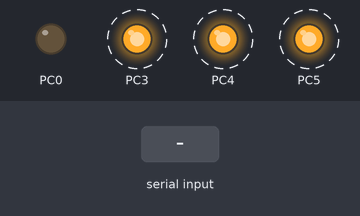
Recording of a program running on a simulated ATmega8, built with avr-gcc and emulated at 1 MHz. Shown: output pins drawn as LEDs (lit = HIGH). Dashed ring = blinking. Inputs (shaded band) come from the test bench. What the program prints to the serial monitor is not drawn.

Above: at 1.25 s.
1.3 s: "1" received over Serial
Timing chart, 0 to 10.3 s (numbered marks = the images above; inputs shaded):
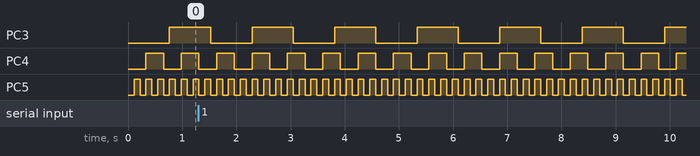

The program:

main.c
```c
// (licence header left out)
/*
 * File:   main.c
 * Author: sa100
 *
 * Created on May 14, 2018, 11:23 AM
 */

#include "messages_disp.h"      /* RTOS: dispatcher */
#include "main.h"


//------------------------------------------------------------------------------

/**
 * MSG_DEFAULT_TASK Handler
 */
uint8_t defaultTask(msg_par par) {

    return 1;
}

/**
 * MSG_LED1_CONTROL Handler
 */
uint8_t led1_ControlTask(msg_par par) {
    PORTC ^= 0x20;

    return 1;
}

/**
 * MSG_LED2_CONTROL Handler
 */
uint8_t led2_ControlTask(msg_par par) {
    PORTC ^= 0x10;

    return 1;
}

/**
 * MSG_LED3_CONTROL Handler
 */
uint8_t led3_ControlTask(msg_par par) {
    PORTC ^= 0x08;

    return 1;
}

int main(void) {
    /* GPIO: init */
    //DDRB |= 0xFF;

    PORTC &= ~(0x39);
    DDRC |= 0x39;

    /** Watchdog Timer Control Register – WDTCR
     * 2486AA–AVR–02/2013 ATmega8/L datasheet pp. 43-45
     */
    wdt_reset();
    WDTCR = _BV(WDCE) | _BV(WDE);
    WDTCR |= _BV(WDP0); //32K oscillator cycles

    if (MCUCSR & _BV(WDRF) /*WDRF: Watchdog Reset Flag*/) {
        MCUCSR &= ~(_BV(WDRF)); //FIXME!: reset flag?
        PORTC |= 0x01; //error led
    }

    /* USART: init */
    UBRRH = HI(UBRR); //set baud rate
    UBRRL = LO(UBRR);


    UCSRB |= _BV(RXEN) | _BV(TXEN) | _BV(RXCIE); //enable rx, tx and rx complete interrupt
    UCSRC = _BV(URSEL) | _BV(UCSZ1) | _BV(UCSZ0); //8bits data, parity none, 1bit stop


    /* RTOS: init */
    initMessages();

    /* first task */
    setHandler(MSG_LED1_CONTROL, &led1_ControlTask);
    setTimer(MSG_LED1_CONTROL, 0, 100/*ms*/);

    /* second task */
    setHandler(MSG_LED2_CONTROL, &led2_ControlTask);
    setTimer(MSG_LED2_CONTROL, 0, 300/*ms*/);

    /* third task */
    setHandler(MSG_LED3_CONTROL, &led3_ControlTask);
    setTimer(MSG_LED3_CONTROL, 0, 700/*ms*/);

    /* enable interrupts */
    sei();

    /* static led */
    //PORTC |= 0x08;


    for (;;) {
        dispatchMessage();
        wdt_reset();

        /** TODO:
         * - UART
         * - EEPROM
         * - bootloader (UART)
         * - ...
         */
    }
}

/**
 * RXCIE: USART RX Complete Interrupt handler
 */
ISR(USART_RXC_vect) {
    uint8_t buf = UDR;
    UDR = buf;

    //TODO: ...
    UCSRB |= _BV(UDRIE); //enable: USART Data Register Empty Interrupt
}

/**
 * UDRIE: USART Data Register Empty Interrupt handler
 */
ISR(USART_UDRE_vect) {
    //TODO: ...
    UCSRB &= ~(_BV(UDRIE)); //disable interrupt
}
```

globals.h
```c
/*
 * globals.h
 *
 *	Тут описываются все инклюды, общие для всего проекта.
 *	Чтобы их каждый раз не определять в каждом файле.
 *
 */

#pragma once

#ifndef __AVR_ATmega8__ //__AVR_ATmega168__ | __AVR_ATmega328P__
#define __AVR_ATmega8__
#endif//__AVR_ATmega8__

#include <avr/io.h>
#include <avr/wdt.h>
#include <avr/eeprom.h>
#include <avr/pgmspace.h>
#include <avr/interrupt.h>

#include <util/delay.h>
#include <util/atomic.h>

#include <stdio.h>
#include <stddef.h>         /* for 'NULL' */
#include <stdint.h>         /* for 'int8_t' to 'uint64_t' */
#include <stdbool.h>        /* for 'true', 'false' */
#include <string.h>

#include "avrlibtypes.h"
#include "avrlibdefs.h"

/* macro */
#define HI(x) 			((x)>>8)
#define LO(x) 			((x)&0xFF)

#define CONFIGURE_AS_INPUT(x)   _XSI(x)
#define CONFIGURE_AS_OUTPUT(x)  _XSO(x)
#define GET(x)                  _XG(x)
#define SET(x)                  _XS(x)
#define RESET(x)                _XR(x)
#define TOGGLE(x)               _XT(x)

#define _XSI(p, b)           	DDR ##  p &= ~(1<<b); _XR(p,b)
#define _XSO(p, b)           	DDR ##  p |=  (1<<b); _XR(p,b)
#define _XG(p, b)            	((PIN ##  p>>b) & 0x01)
#define _XS(p, b)            	PORT ## p |=  (1<<b)
#define _XR(p, b)            	PORT ## p &= ~(1<<b)
#define _XT(p, b)            	PORT ## p ^=  (1<<b)

#define GET_BIT(d,b)		((d>>b) & 0x01)
#define SET_BIT(d,b)		(d |= (1<<b))
#define RESET_BIT(d,b)		(d &= ~(1<<b))

/* GPIO */
#define         ARDUINO_LED_D13                         B,5
//#define	GPIO_LED1				B,0
//#define	GPIO_LED2				B,1
//#define	GPIO_BTN1				D,4
//#define	GPIO_BTN2				D,5
//#define	GPIO_BTN3				D,6

/* USART */
#define USART_BAUD              9600
#define UBRR                    (F_CPU / 16 / USART_BAUD -1)

/* DEBUG */
//#define DEBUG
//#define DBG_STR_LEN				64

//#ifdef  DEBUG
//	void debugPring( const char *str, uint32_t val );
//	void debugPrintCanMessage( canMessage_t *msg );
//	#define DBG(str, val)  debugPring(str, val)
//#else
//	#define DBG(str, val)
//#endif //DEBUG
```

avrlibdefs.h
```c
/*! \file avrlibdefs.h \brief AVRlib global defines and macros. */
//*****************************************************************************
//
// File Name	: 'avrlibdefs.h'
// Title	: AVRlib global defines and macros include file
// Author	: Pascal Stang
// Created	: 7/12/2001
// Revised	: 9/30/2002
// Version	: 1.1
// Target MCU	: Atmel AVR series
// Editor Tabs	: 4
//
//	Description : This include file is designed to contain items useful to all
//			code files and projects, regardless of specific implementation.
//
//	This code is distributed under the GNU Public License
//			which can be found at http://www.gnu.org/licenses/gpl.txt
//
//*****************************************************************************


#ifndef AVRLIBDEFS_H
#define AVRLIBDEFS_H

// Code compatibility to new AVR-libc
// outb(), inb(), inw(), outw(), BV(), sbi(), cbi(), sei(), cli()
#ifndef outb
	#define	outb(addr, data)	addr = (data)
#endif
#ifndef inb
	#define	inb(addr)		(addr)
#endif
#ifndef outw
	#define	outw(addr, data)	addr = (data)
#endif
#ifndef inw
	#define	inw(addr)		(addr)
#endif
#ifndef BV
	#define BV(bit)			(1<<(bit))
#endif
#ifndef cbi
	#define cbi(reg,bit)		reg &= ~(BV(bit))
#endif
#ifndef sbi
	#define sbi(reg,bit)		reg |= (BV(bit))
#endif
#ifndef cli
	#define cli()			__asm__ __volatile__ ("cli" ::)
#endif
#ifndef sei
	#define sei()			__asm__ __volatile__ ("sei" ::)
#endif

// support for individual port pin naming in the mega128
// see port128.h for details
#ifdef __AVR_ATmega128__
// not currently necessary due to inclusion
// of these defines in newest AVR-GCC
// do a quick test to see if include is needed
#ifndef PD0
	#include "port128.h"
#endif
#endif

// use this for packed structures
// (this is seldom necessary on an 8-bit architecture like AVR,
//  but can assist in code portability to AVR)
#define GNUC_PACKED __attribute__((packed))

// port address helpers
#define DDR(x) ((x)-1)    // address of data direction register of port x
#define PIN(x) ((x)-2)    // address of input register of port x

// MIN/MAX/ABS macros
#define MIN(a,b)			((a<b)?(a):(b))
#define MAX(a,b)			((a>b)?(a):(b))
#define ABS(x)				((x>0)?(x):(-x))

// constants
#define PI				3.14159265359

#endif
```

avrlibtypes.h
```c
/*! \file avrlibtypes.h \brief AVRlib global types and typedefines. */
//*****************************************************************************
//
// File Name	: 'avrlibtypes.h'
// Title	: AVRlib global types and typedefines include file
// Author	: Pascal Stang
// Created	: 7/12/2001
// Revised	: 9/30/2002
// Version	: 1.0
// Target MCU	: Atmel AVR series
// Editor Tabs	: 4
//
//	Description : Type-defines required and used by AVRlib.  Most types are also
//			generally useful.
//
//	This code is distributed under the GNU Public License
//			which can be found at http://www.gnu.org/licenses/gpl.txt
//
//*****************************************************************************


#ifndef AVRLIBTYPES_H
#define AVRLIBTYPES_H

// datatype definitions macros
typedef unsigned char  u08;
typedef   signed char  s08;
typedef unsigned short u16;
typedef   signed short s16;
typedef unsigned long  u32;
typedef   signed long  s32;
typedef unsigned long long u64;
typedef   signed long long s64;

/* use inttypes.h instead
// C99 standard integer type definitions
typedef unsigned char	uint8_t;
typedef   signed char	int8_t;
typedef unsigned short	uint16_t;
typedef   signed short	int16_t;
typedef unsigned long	uint32_t;
typedef   signed long	int32_t;
typedef unsigned long	uint64_t;
typedef   signed long	int64_t;
*/

// maximum value that can be held
// by unsigned data types (8,16,32bits)
#define MAX_U08	255
#define MAX_U16	65535
#define MAX_U32	4294967295

// maximum values that can be held
// by signed data types (8,16,32bits)
#define MIN_S08	-128
#define MAX_S08	127
#define MIN_S16	-32768
#define MAX_S16	32767
#define MIN_S32	-2147483648
#define MAX_S32	2147483647

#ifndef WIN32
	// more type redefinitions
	typedef unsigned char	BOOL;
	typedef unsigned char	BYTE;
	typedef unsigned int	WORD;
	typedef unsigned long	DWORD;

	typedef unsigned char	UCHAR;
	typedef unsigned int	UINT;
	typedef unsigned short	USHORT;
	typedef unsigned long	ULONG;

	typedef char		CHAR;
	typedef int		INT;
	typedef long		LONG;
#endif

#endif
```

messages.h
```c
#pragma once

#define maxHandlers	32 //FIX:64
#define maxMessages	64 //FIX:128
#define maxTimers	16 //FIX:32

// Сообщения
enum {
	MSG_DEFAULT_TASK = 1,

	MSG_BUTTON,
	MSG_BUTTON_REPEAT,

	MSG_LED1_CONTROL,
        MSG_LED2_CONTROL,
        MSG_LED3_CONTROL,
};

typedef uint8_t msg_num;		// тип события - мне пока хватает одного байта
typedef uint16_t msg_par;		// тип параметра события
typedef uint8_t (*handler)(msg_par);	// описание функции-обработчика

// структура записи из списка обработчиков
typedef struct {
	msg_num msg;                    // обрабатываемое событие
	handler hnd;                    // собственно сам обработчик
} iHandler;

// структура события из буфера событий
typedef struct {
	msg_num msg;                    // номер события
	msg_par par;                    // параметр
} iMessage;

// структура таймера
typedef struct {
	msg_num msg;			// номер генерируемого сообщения
	msg_par par;			// его параметр
	uint16_t time;			// таймер в условных тиках (сейчас 1 мс)
	uint16_t timeOrigin;		// таймер в условных тиках (сейчас 1 мс)
} iTimer;

extern volatile iTimer lTimer[maxTimers];		// список таймеров
extern volatile iHandler lHandler[maxHandlers];		// список обработчиков
extern volatile uint8_t numHandlers, numTimers;

extern volatile iMessage lMessage[maxMessages];		// буфер сообщений
extern volatile uint16_t lMesPointer, hMesPointer;	// указатели на начало и конец буфера

// установка обработчика события
// вызывается: setHandler(MSG_KEY_PRESS, &checkKey);
void setHandler(msg_num msg, handler hnd);

// снятие обработчика события
// вызывается: killHandler(MSG_KEY_PRESS, &checkKey);
void killHandler(msg_num msg, handler hnd);

// занести событие в очередь
// пример вызова: sendMessage(MSG_KEY_PRESS, KEY_MENU)
void sendMessage(msg_num msg, msg_par par);

// установить таймер
// пример вызова: setTimer(MSG_LCD_REFRESH, 0, 50);
void setTimer(msg_num msg, msg_par par, uint16_t time);

// убить таймер
// особенность - убивает все установленные таймеры на данное событие,
// не зависимо от параметра события
void killTimer(msg_num msg);

// начальная инициализация
void initMessages(void);
```

messages_disp.h
```c
#pragma once

#include <util/atomic.h>
#include "messages.h"

// обработка очереди сообщений
inline void __attribute__((always_inline)) dispatchMessage(void) {
	int8_t i;
	uint8_t res;
	msg_num msg;
	msg_par par;

	if (hMesPointer == lMesPointer) { // если пустая очередь - возврат
		return;
	}

	ATOMIC_BLOCK(ATOMIC_RESTORESTATE) {
		lMesPointer = (lMesPointer + 1) & (maxMessages - 1); // сдвинем указатель

		msg = lMessage[lMesPointer].msg;
		par = lMessage[lMesPointer].par;
	}

	if (msg != 0 && numHandlers > 0) {
		for (i = numHandlers - 1; i >= 0; i--) { // просматриваем обработчики с конца
			if (lHandler[i].msg == msg) { // последний занесенный имеет приоритет
				res = lHandler[i].hnd(par); // вызываем обработчик
				if (res) { // если обработчик вернул 1, перываем обработку события
					break;
				}
			}
		}
	}
}
```

main.h
```c
// (licence header left out)
/*
 * File:   main.h
 * Author: epushkarev
 *
 * Created on January 31, 2017, 3:50 PM
 */

#pragma once

#include "globals.h"

#ifdef __cplusplus
extern "C"
{
#endif


#ifdef __cplusplus
}
#endif
```

messages.c
```c
#include "globals.h"

#include "messages.h"

volatile iTimer lTimer[maxTimers]; 		// список таймеров
volatile iHandler lHandler[maxHandlers];	// список обработчиков
volatile uint8_t numHandlers, numTimers;

volatile iMessage lMessage[maxMessages];	// буфер сообщений
volatile uint16_t lMesPointer, hMesPointer;	// указатели на начало и конец буфера

// установка обработчика события
// вызывается: setHandler(MSG_KEY_PRESS, &checkKey);
void setHandler(msg_num msg, handler hnd) {
	ATOMIC_BLOCK(ATOMIC_RESTORESTATE) {
		if (numHandlers < maxHandlers) {
			lHandler[numHandlers].hnd = hnd; // и регистрируем обработчик
			lHandler[numHandlers].msg = msg;
			numHandlers++;
		}
	}
}

// снятие обработчика события
// вызывается: killHandler(MSG_KEY_PRESS, &checkKey);
// удаляет один последний обработчик.
void killHandler(msg_num msg, handler hnd) {
	if (numHandlers==0)
		return;
	ATOMIC_BLOCK(ATOMIC_RESTORESTATE) {
		int8_t i, j;
		j = 0;
		for (i = numHandlers-1; i >= 0; i--) {

			if ((lHandler[i].msg == msg) && (lHandler[i].hnd == hnd)) {

				// сдвигаем все записи к началу списка, чтобы дырок не было
				for (j = i; j < numHandlers-1 ; j++) {
					lHandler[j].msg = lHandler[j + 1].msg;
					lHandler[j].hnd = lHandler[j + 1].hnd;
				}
				numHandlers--;
				break;
			}
		}

	}
}

// занести событие в очередь
// пример вызова: sendMessage(MSG_KEY_PRESS, KEY_MENU)
void sendMessage(msg_num msg, msg_par par) {

	ATOMIC_BLOCK(ATOMIC_RESTORESTATE) {
		hMesPointer = (hMesPointer + 1) & (maxMessages - 1); // сдвигаем указатель головы

		lMessage[hMesPointer].msg = msg; // заносим событие и параметр
		lMessage[hMesPointer].par = par;
		if (hMesPointer == lMesPointer) { // догнали начало очереди, убиваем необработанное сообытие
			lMesPointer = (lMesPointer + 1) & (maxMessages - 1);
		}
	}
}

// установить таймер
// пример вызова: setMsgTimer(MSG_LCD_REFRESH, 0, 50);
void setTimer(msg_num msg, msg_par par, uint16_t time) {
	uint8_t i, firstFree;
	if (time == 0) {
		sendMessage(msg, par);
	} else {

		ATOMIC_BLOCK(ATOMIC_RESTORESTATE) {
			firstFree = numTimers + 1;

			for (i = 0; i <= numTimers; i++) { // ищем установленный таймер
				if (lTimer[i].msg == 0) {
					firstFree = i;
				} else { // если нашли - обновляем время
					//if ((lTimer[i].msg == msg) && (lTimer[i].par == par)) {
					if (lTimer[i].msg == msg) {
						lTimer[i].time = time;
						lTimer[i].timeOrigin = time;
						lTimer[i].par = par;
						firstFree = maxTimers + 1;
						break;
					}
				}
			}
			if (firstFree <= maxTimers) { // иначе - просто добавляем новый
				lTimer[firstFree].msg = msg;
				lTimer[firstFree].par = par;
				lTimer[firstFree].time = time;
				lTimer[firstFree].timeOrigin = time;

				if (firstFree > numTimers)
					numTimers = firstFree;
			}
		}
	}
}

// убить таймер
// особенность - убивает все установленные таймеры на данное событие,
// не зависимо от параметра события
void killTimer(msg_num msg) {
	uint8_t i;
	ATOMIC_BLOCK(ATOMIC_RESTORESTATE) {
		for (i = 0; i < maxTimers; i++) {
			if (lTimer[i].msg == msg) {
				lTimer[i].msg = 0;
			}
		}
		while ((lTimer[numTimers].msg == 0) && (numTimers > 0))
			numTimers--;
	}
}

// диспетчер таймеров
void dispatchTimer(void) {
	uint8_t i;

	for (i = 0; i <= numTimers; i++) {
		if (lTimer[i].msg == 0)
			continue;

		if (lTimer[i].time > 0) { // если не пришло время
			lTimer[i].time--; // просто уменьшаем время
		} else {
			sendMessage(lTimer[i].msg, lTimer[i].par); // создаем событие
			lTimer[i].time = lTimer[i].timeOrigin - 1; // FIXED: лишний тик таймера (-1)
		}
	}
}

void initMessages(void) {
	numHandlers     = 0;
	numTimers       = 0;
	lMesPointer     = 0;
	hMesPointer     = 0;

	/* главный таймер */

	/**
         * ATMEGA8 8bit timer
         * ------------------
         * mode: режим подсчета импульсов (сброс при совпадении)
         * Mode WGM21   WGM20
         * 2    1       0       0           CTC     OCR2   Immediate   MAX
         *
         * CS22     CS21    CS20        Description
         * 1        0       0           clk T2S /64 (From prescaler)
         *
         * 2486AA–AVR–02/2013 ATmega8/L datasheet p. 114-119
         */
	TCCR2 = _BV(WGM21) | _BV(CS22); // WGM20 = 0, CS21 = 0, CS20 = 0

	/** регистр сравнения
	 * ------------------
	 */
	OCR2  = F_CPU / 62500UL;

	/** enable interrupt:
	 * ------------------
	 */
	TIMSK |=_BV(OCIE2);
        TIFR |= _BV(OCF2);
}

/**
 * RTOS Timer Handler
 */
ISR(TIMER2_COMP_vect)
{
	dispatchTimer(); // а вот и диспетчер
}
```

Measured:
- by itself, PC3: alternates HIGH for 0.76 s and LOW for 0.76 s
- by itself, PC4: alternates HIGH for 0.33 s and LOW for 0.33 s
- by itself, PC5: alternates HIGH for 0.11 s and LOW for 0.11 s
